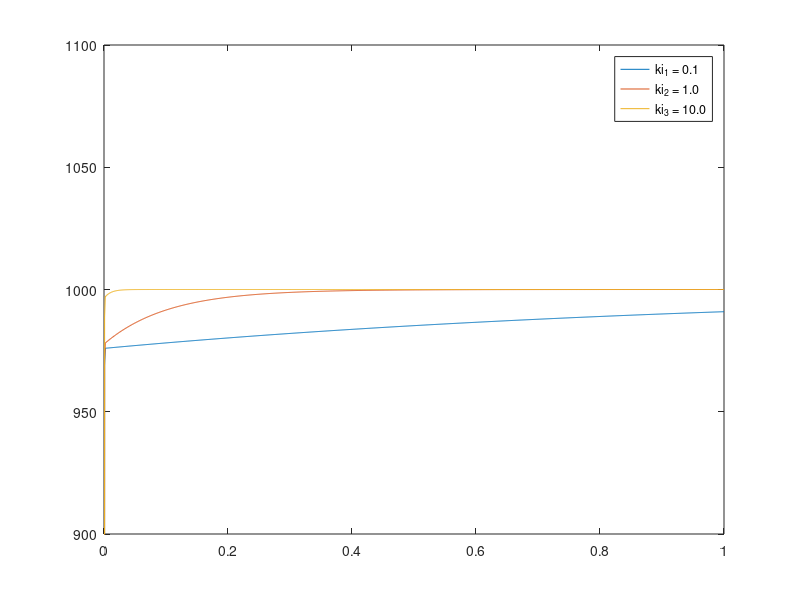

This chart was generated by the following MATLAB code:
% simulate motor speed
Rm = 37.5;
Lm = 0.29 * 10^(-3);
Jm = 0.015 * 10^(-7);
Kt = 2.63 * 10^(-3);
Ke = 0.002488;

% motor constants
Tm = (Rm*Jm)/(Ke*Kt);
Te = Lm/Rm;

% transfer function of plant of DC motor
p = tf([1], [Ke*Tm*Te, Ke*Tm, Ke]);

% transfer funcion of controller
c1 = 0.1 + tf([0.1], [1 0]);
c2 = 0.1 + tf([1.0], [1 0]);
c3 = 0.1 + tf([10.0], [1 0]);

 
% transfer function of feedforward block
g1 = series(c1,p);
g2 = series(c2,p);
g3 = series(c3,p);

% transfer function of feedback system
f1 = feedback(g1, 1);
f2 = feedback(g2, 1);
f3 = feedback(g3, 1);

% simulation settings
t = [0:0.001:1];
r = 1000*ones(size(t));

% simulation
y1 = lsim(f1, r, t);
y2 = lsim(f2, r, t);
y3 = lsim(f3, r, t);

figure(1);
plot(t,y1,t,y2,t,y3);
ylim([900 1100]);
legend('ki_1 = 0.1', 'ki_2 = 1.0', 'ki_3 = 10.0');